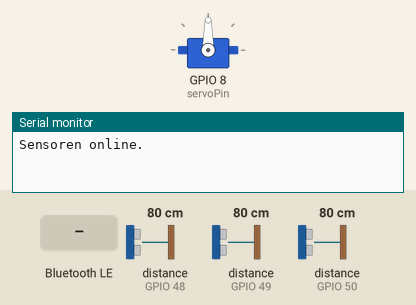
Simulated run of this sketch. Board: ESP32. On the bench: servo, the last lines printed to the serial monitor. Inputs (shaded band) come from the test bench; at power-on: distance to the obstacle (sensors on GPIO 48, GPIO 49, GPIO 50) 80 cm. Nothing arrives over Bluetooth unless stated; a phone connects over Bluetooth LE 3 s after start.

Above: at 1.2 s.
1.3 s: Bluetooth LE write "SCAN" received
At 1.8 s:
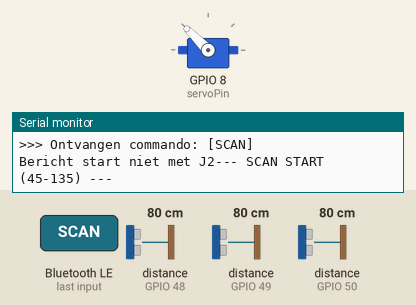
At 3.05 s:
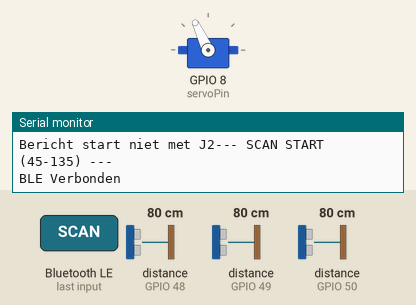
4.3 s: Bluetooth LE write "RESET" received
At 5.32 s:
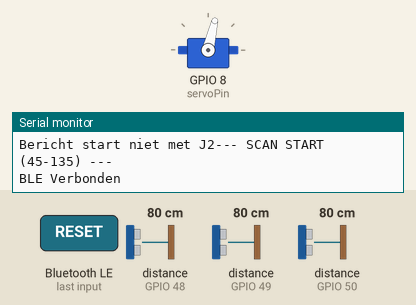
7.3 s: Bluetooth LE write "J2" received
Timing chart, 0 to 10.3 s (numbered marks = the images above; inputs shaded):
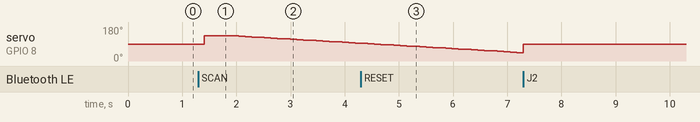

Measured:
- after the input at 1.3 s, servo on GPIO 8 (servoPin): 90° → 135° after 0.10 s, → 133° 0.52 s later, → 131° 0.12 s later, → 129° 0.12 s later, … (21 changes in this stretch)

The sketch:

vlx_BLE_afstand_rev11.ino
```cpp
#include <Wire.h>
#include "Adafruit_VL53L0X.h"
#include <ESP32Servo.h>
#include <BLEDevice.h>
#include <BLEServer.h>
#include <BLEUtils.h>
#include <BLE2902.h>

// --- CONTROLE VARIABELEN ---
String inputBuffer = "";
unsigned long laatsteOntvangstTijd = 0;
bool startScanVlag = false;

// --- BLE DEFINITIES ---
BLEServer *pServer = NULL;
BLECharacteristic *pTxCharacteristic;
bool deviceConnected = false;
bool oldDeviceConnected = false;

#define SERVICE_UUID           "6E400001-B5A3-F393-E0A9-E50E24DCCA9E"
#define CHARACTERISTIC_UUID_RX "6E400002-B5A3-F393-E0A9-E50E24DCCA9E"
#define CHARACTERISTIC_UUID_TX "6E400003-B5A3-F393-E0A9-E50E24DCCA9E"
#define LOX0_ADDRESS 0x30
#define LOX1_ADDRESS 0x31
#define LOX2_ADDRESS 0x32
#define SHT_LOX0 1
#define SHT_LOX1 3
#define SHT_LOX2 2

// --- HARDWARE OBJECTEN ---
Adafruit_VL53L0X lox0, lox1, lox2;
VL53L0X_RangingMeasurementData_t measure0, measure1, measure2;
Servo myservo;
int servoPin = 8;

// --- AANGEPASTE SCAN PARAMETERS (45 tot 135) ---
const int MIN_HOEK = 45;     // Start van de scan
const int MAX_HOEK = 135;    // Eind van de scan
const int RUST_STAND = 90;   // Middenpositie
const int STAPGROOTTE = 2;
int huidigePositie = 90; // We beginnen in het midden

void sendBLEData(String data) {
  if (deviceConnected) {
    pTxCharacteristic->setValue(data.c_str());
    pTxCharacteristic->notify();
  }
}

void verwerkBericht(String bericht) {
  bericht.trim();
  if (bericht.length() == 0) return;

  Serial.print("\n>>> Ontvangen commando: [");
  Serial.print(bericht);
  Serial.println("]");

  if (bericht == "SCAN") {
    startScanVlag = true;
  }
  if (bericht == "RESET") {
    myservo.write(RUST_STAND);
    delay(15);
    huidigePositie = RUST_STAND;
  }

  if (bericht.startsWith("J2")){
    Serial.println("Bericht start met J2");
    // 1. Zoek de posities van alle puntkomma's
    int eerstePuntkomma = bericht.indexOf(';');
    int tweedePuntkomma = bericht.indexOf(';', eerstePuntkomma + 1);
    int derdePuntkomma  = bericht.indexOf(';', tweedePuntkomma + 1);
    int vierdePuntkomma  = bericht.indexOf(';', derdePuntkomma + 1);

    // 2. Snijd de stukjes tekst uit en zet ze om naar integers (getallen)
    // We slaan "J2" (index 0 tot eerste puntkomma) over.

    int J2_X     = bericht.substring(eerstePuntkomma + 1, tweedePuntkomma).toInt();
    int J2_Y     = bericht.substring(tweedePuntkomma + 1, derdePuntkomma).toInt();
    int J2_speed = bericht.substring(derdePuntkomma + 1, vierdePuntkomma).toInt();
    int J2_angle = bericht.substring(vierdePuntkomma + 1).toInt(); // Tot het einde van de string

    // Controle in de Seriële Monitor
    Serial.print("X: "); Serial.println(J2_X);
    Serial.print("Y: "); Serial.println(J2_Y);
    Serial.print("Speed: "); Serial.println(J2_speed);
    Serial.print("Angle: "); Serial.println(J2_angle);
    if (J2_angle >= 170 && J2_angle <= 190){
      Serial.println("Beweeg naar links");
      beweegServo(J2_speed/20);
    }
    if (J2_angle > 350 || J2_angle < 10){
      Serial.println("Beweeg naar rechts");
      beweegServo(-J2_speed/20);
    }
  }else{
    Serial.print("Bericht start niet met J2");
  }
}

class MyServerCallbacks : public BLEServerCallbacks {
  void onConnect(BLEServer *pServer) { deviceConnected = true; Serial.println("BLE Verbonden"); }
  void onDisconnect(BLEServer *pServer) { deviceConnected = false; pServer->startAdvertising(); Serial.println("BLE Verbroken - Advertising..."); }
};

class MyCallbacks : public BLECharacteristicCallbacks {
  void onWrite(BLECharacteristic *pCharacteristic) {
    String rxValue = pCharacteristic->getValue();
    if (rxValue.length() > 0) {
      inputBuffer += rxValue;
      laatsteOntvangstTijd = millis();
    }
  }
};

// Functie voor sensor adressen toewijzen
void setID() {
  digitalWrite(SHT_LOX0, LOW);
  digitalWrite(SHT_LOX1, LOW);
  digitalWrite(SHT_LOX2, LOW);
  delay(10);
  digitalWrite(SHT_LOX0, HIGH);
  if(!lox0.begin(LOX0_ADDRESS)) { Serial.println(F("Failed LOX0")); while(1); }
  delay(10);
  digitalWrite(SHT_LOX1, HIGH);
  if(!lox1.begin(LOX1_ADDRESS)) { Serial.println(F("Failed LOX1")); while(1); }
  delay(10);
  digitalWrite(SHT_LOX2, HIGH);
  if(!lox2.begin(LOX2_ADDRESS)) { Serial.println(F("Failed LOX2")); while(1); }
  Serial.println(F("Sensoren online."));
}

void setup() {
  Serial.begin(115200);
  BLEDevice::init("XIAO_LIDAR_S3_BLE");
  BLEDevice::setMTU(517);

  pServer = BLEDevice::createServer();
  pServer->setCallbacks(new MyServerCallbacks());
  BLEService *pService = pServer->createService(SERVICE_UUID);
  pTxCharacteristic = pService->createCharacteristic(CHARACTERISTIC_UUID_TX, BLECharacteristic::PROPERTY_NOTIFY);
  pTxCharacteristic->addDescriptor(new BLE2902());
  BLECharacteristic *pRxCharacteristic = pService->createCharacteristic(CHARACTERISTIC_UUID_RX, BLECharacteristic::PROPERTY_WRITE | BLECharacteristic::PROPERTY_WRITE_NR);
  pRxCharacteristic->setCallbacks(new MyCallbacks());
  pService->start();
  pServer->getAdvertising()->start();

  setID();
  ESP32PWM::allocateTimer(0);
  myservo.setPeriodHertz(50);
  myservo.attach(servoPin, 1000, 2000);

  // Start in ruststand
  myservo.write(180 - RUST_STAND);
}

void voerScanUit() {
  Serial.println("--- SCAN START (45-135) ---");

  // 1. Spring naar de startpositie (45 graden)
  myservo.write(180 - MIN_HOEK);
  delay(400); // Wacht tot de servo er is

  // 2. Scan van 45 naar 135 graden
  for (int hoek = MIN_HOEK; hoek <= MAX_HOEK; hoek += STAPGROOTTE) {
    myservo.write(180 - hoek);
    delay(20);

    lox2.rangingTest(&measure2, false);
    lox0.rangingTest(&measure0, false);
    lox1.rangingTest(&measure1, false);

    // Datapakket bouwen: Hoek t.o.v. sensoren
    String packet = String(hoek - 180) + ";" + String(measure2.RangeMilliMeter / 10) + ";" +
                    String(hoek - 90) + ";" + String(measure0.RangeMilliMeter / 10) + ";" +
                    String(hoek) + ";" + String(measure1.RangeMilliMeter / 10);

    sendBLEData(packet);
  }

  // 3. Terug naar ruststand (90 graden)
  myservo.write(180 - RUST_STAND);
  Serial.println("--- SCAN KLAAR: Terug naar 90 graden ---");
}

void beweegServo(int stap) {
  // Bereken de nieuwe positie
  int nieuwePositie = huidigePositie + stap;

  // Beveiliging: zorg dat de servo tussen 0 en 180 graden blijft
  if (nieuwePositie > 180) {
    nieuwePositie = 180;
  }
  if (nieuwePositie < 0) {
    nieuwePositie = 0;
  }

  // Voer de beweging uit
  huidigePositie = nieuwePositie;
  myservo.write(huidigePositie);
}

void loop() {
  // Verwerk buffer na 50ms stilte
  if (inputBuffer.length() > 0 && (millis() - laatsteOntvangstTijd > 50)) {
    verwerkBericht(inputBuffer);
    inputBuffer = "";
  }

  // Start scan als vlag is gezet
  if (startScanVlag) {
    voerScanUit();
    startScanVlag = false;
  }

  // BLE status management
  if (!deviceConnected && oldDeviceConnected) { delay(500); oldDeviceConnected = false; }
  if (deviceConnected && !oldDeviceConnected) { oldDeviceConnected = true; }
}
```
